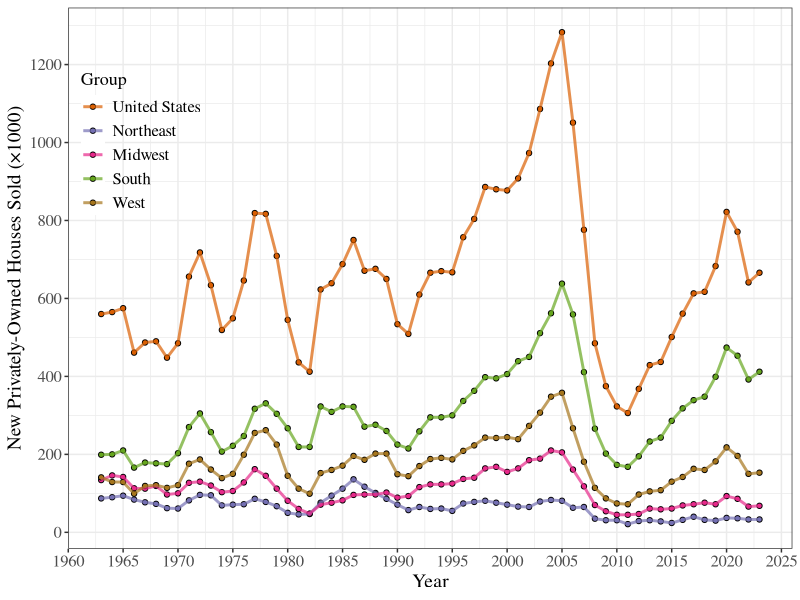
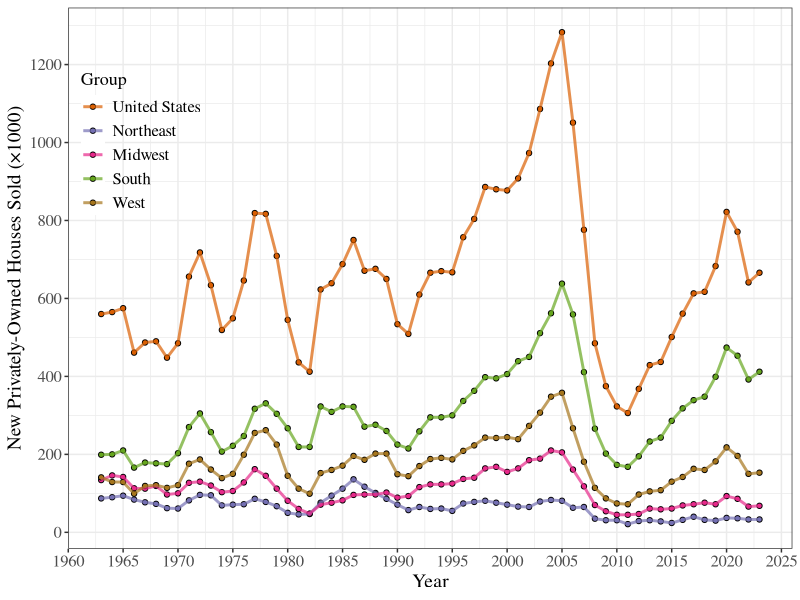
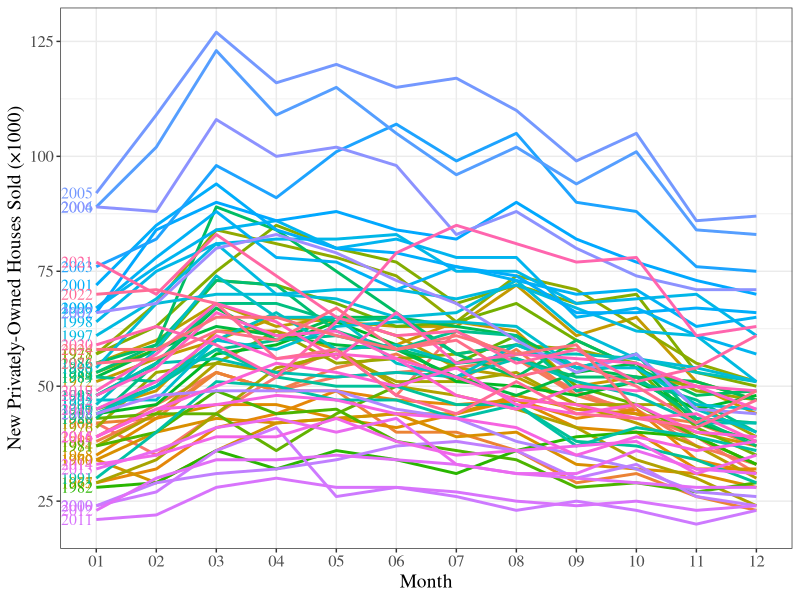
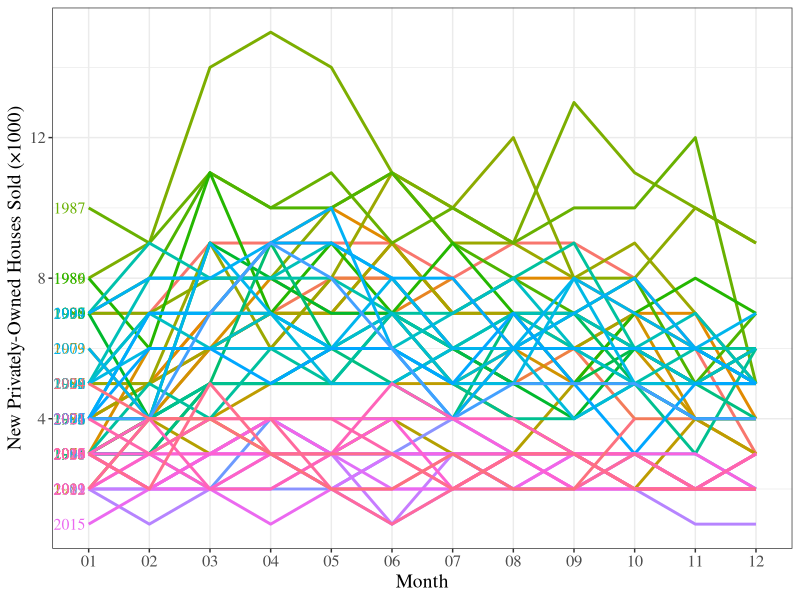
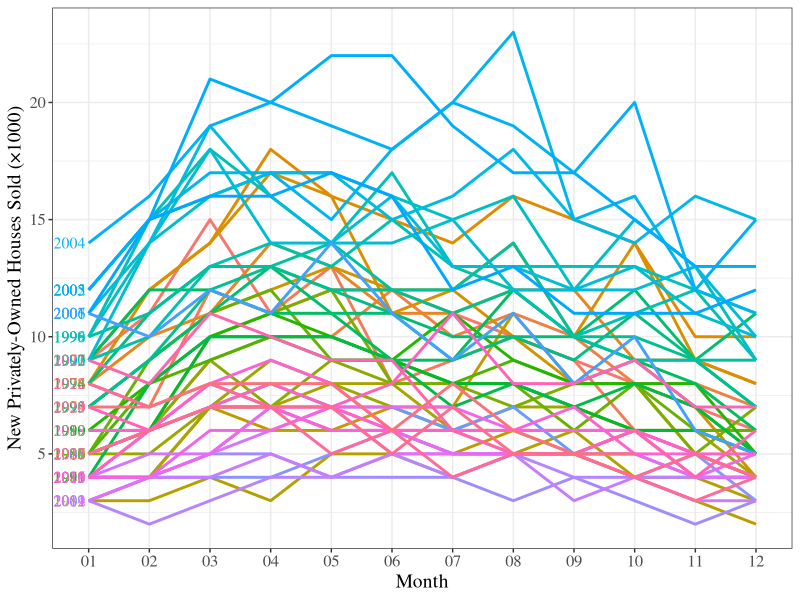
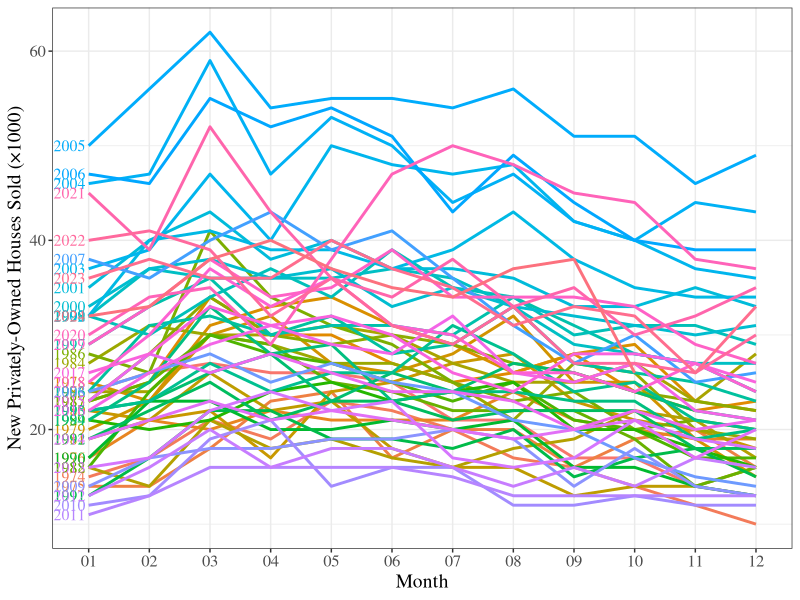
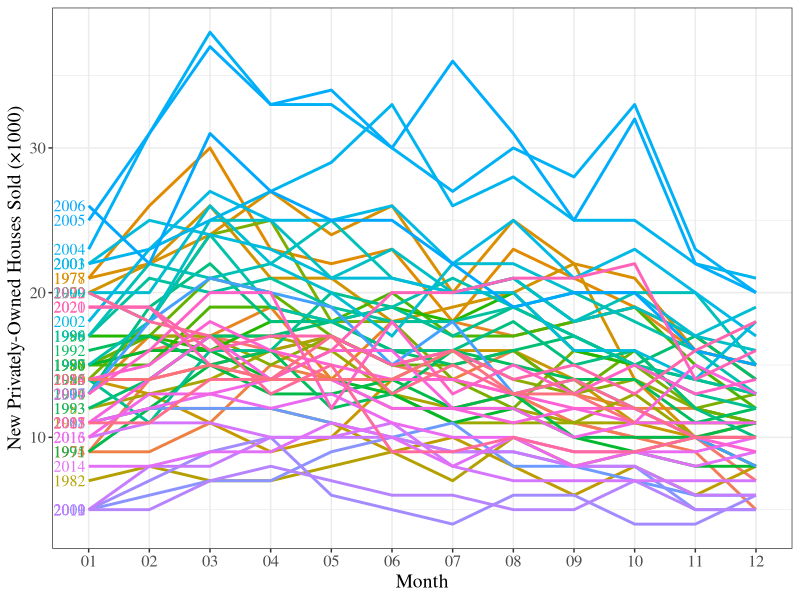
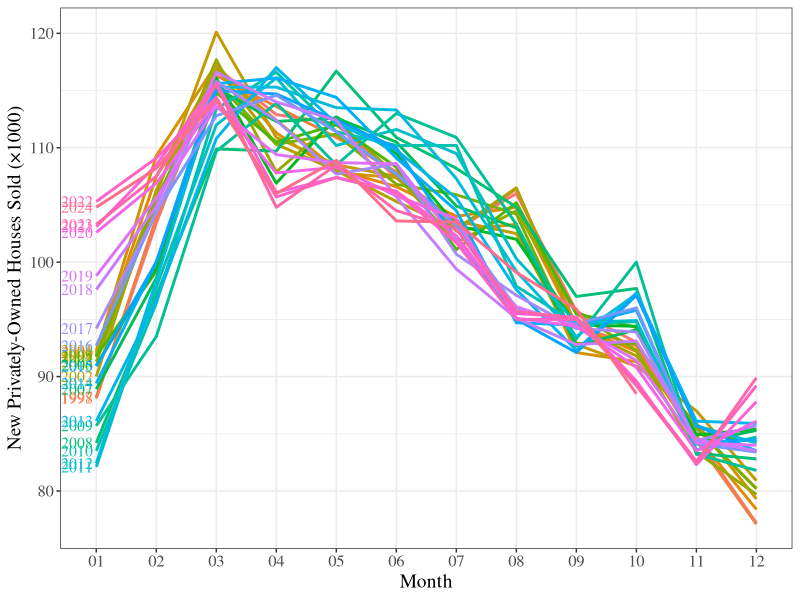

Reproduce these figures in R, in order.
library(readxl)
library(ggplot2)
library(reshape2)

# 数据读取
df<-read_xlsx("data sold_cust.xlsx",na="(NA)",sheet = "Sheet1")

# 数据清洗
df1<-na.omit(melt(df,id.vars="Year"))

# 绘图
# 总的
p1<-ggplot(df1,aes(x=Year,y=value,fill = variable))+
  geom_point(shape=21,size=1.5)+
  geom_line(aes(group = variable,color=variable),linewidth=1,alpha=0.7)+
  scale_fill_manual(name="Group",values = c("#D95F02","#7570B3","#E7298A","#66A61E","#A6761D"))+
  scale_color_manual(name="Group",values = c("#D95F02","#7570B3","#E7298A","#66A61E","#A6761D"))+
  scale_x_continuous(breaks = seq(1960,2025,by=5))+
  scale_y_continuous(breaks = seq(0,1200,by=200))+
  theme_bw()+
  labs(x="Year",y="New Privately-Owned Houses Sold (×1000)")+
  theme(text = element_text(family = "serif"),
        axis.title = element_text(size=14),
        axis.text = element_text(size=12),
        legend.position = c(0.1,0.75),
        legend.background = element_blank(),
        legend.title = element_text(size=13),
        legend.text = element_text(size=12))
p1 # 查看图片
ggsave("p5.png",plot = p1,width = 8.03*3,height = 4.19*3,units = "cm") # 保存图片

################# sheet 2 月份
# 数据读取
df<-read_xlsx("data sold_cust.xlsx",na="(NA)",sheet = "Sheet2")
df$Month<-as.Date(df$Month)

df$year<-format(df$Month,"%Y")
df$Month<-format(df$Month,"%m")

# 数据清洗
df1<-na.omit(melt(df,id.vars=c("Month","year")))

# 绘图
for(i in unique(df1$variable)){
  da<-df1[df1$variable==i,]
  label<-da[da$Month=="01",]
  
  ggplot(da,aes(x=Month,y=value,color=year))+
    geom_line(aes(group=year),linewidth=1,show.legend = FALSE)+
    geom_text(data=label,aes(x=1,y=value,label=year),family="serif",hjust=1.1,size=4,show.legend = FALSE)+
    scale_y_continuous(name = "New Privately-Owned Houses Sold (×1000)")+
    theme_bw()+
    theme(text = element_text(family = "serif"),
          axis.title = element_text(size=14),
          axis.text = element_text(size=12))->p
  ggsave(paste0("sold_cust/",i,".png"),plot = p,width = 9*3,height = 5.1*3,units = "cm")
}


################ Sheet3 ####################
# 设置工作路径
setwd("E:/R-language/202502/250219-科研绘图-双y轴/")

# 数据读取
df<-read_xlsx("data sold_cust.xlsx",na="(NA)",sheet = "Sheet3")
df$Month<-as.Date(df$Month)

df$year<-format(df$Month,"%Y")
df$Month<-format(df$Month,"%m")

# 数据清洗
df1<-na.omit(melt(df,id.vars=c("Month","year")))

# 绘图
for(i in unique(df1$variable)){
  da<-df1[df1$variable==i,]
  label<-da[da$Month=="01",]
  
  ggplot(da,aes(x=Month,y=value,color=year))+
    geom_line(aes(group=year),linewidth=1,show.legend = FALSE)+
    geom_text(data=label,aes(x=1,y=value,label=year),family="serif",hjust=1.1,size=4,show.legend = FALSE)+
    scale_y_continuous(name = "New Privately-Owned Houses Sold (×1000)")+
    theme_bw()+
    theme(text = element_text(family = "serif"),
          axis.title = element_text(size=14),
          axis.text = element_text(size=12))->p
  ggsave(paste0("sold_cust/",i,"-sheet3.svg"),plot = p,width = 9*3,height = 5.1*3,units = "cm")
}
